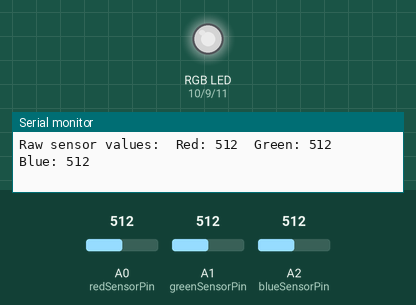
This sketch was run on a simulated Arduino Uno, built with avr-gcc and run on an emulated ATmega328P. Parts: an RGB LED mixed from three pins (HIGH = lit), the last lines printed to the serial monitor. The test bench sets the inputs (shaded band); at power-on: A0 (redSensorPin) = 512, A1 (greenSensorPin) = 512, A2 (blueSensorPin) = 512. Dim RGB values are drawn brighter than linear.

Above: at 1.2 s.
1.3 s: A0 (redSensorPin) set to 408
At 2.4 s:
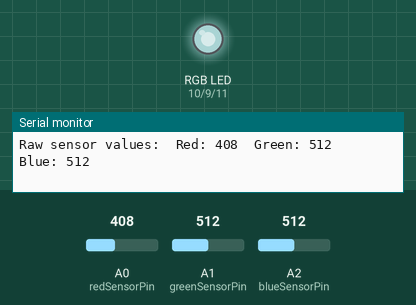
4.3 s: A0 (redSensorPin) set to 381
At 5.9 s:
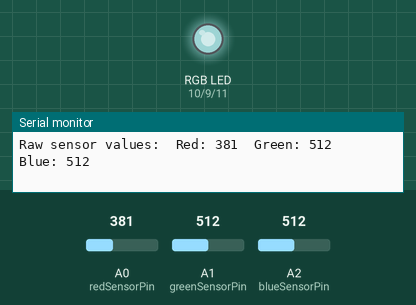
7.3 s: A1 (greenSensorPin) set to 407
At 8.3 s:
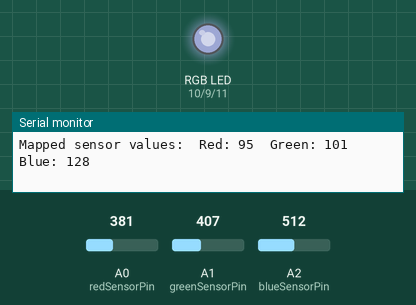
10.3 s: A1 (greenSensorPin) set to 388
At 10.9 s:
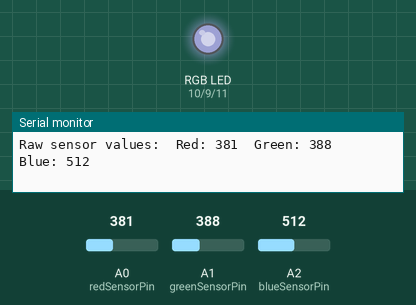
13.3 s: A2 (blueSensorPin) set to 416
At 14.6 s:
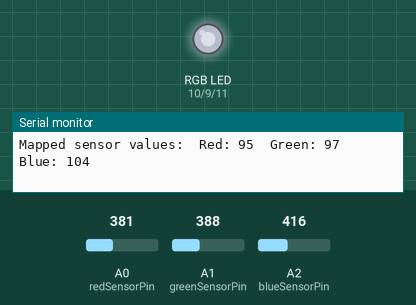
16.3 s: A2 (blueSensorPin) set to 390
At 17.4 s:
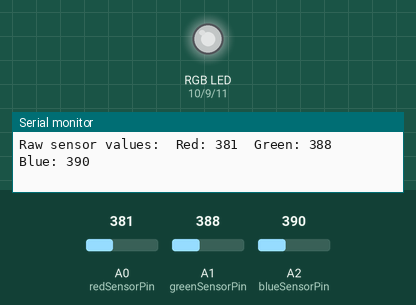
Timing chart, 0 to 19.3 s (numbered marks = the images above; inputs shaded):
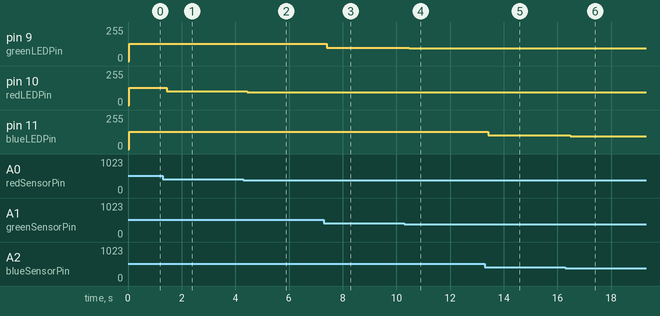

The sketch:

project_4_sketch.ino
```cpp
const int greenLEDPin = 9;     // Create constant for green LED pin
const int redLEDPin = 10;      // Create constant for red LED pin
const int blueLEDPin = 11;     // Create constant for blue LED pin

const int redSensorPin = A0;   // Create constant for red Sensor pin
const int greenSensorPin = A1; // Create constant for green Sensor pin
const int blueSensorPin = A2;  // Create constant for blue Sensor pin

int redValue = 0;              // Create variable for red LED pin value
int greenValue = 0;            // Create variable for green LED pin value
int blueValue = 0;             // Create variable for blue LED pin value

int redSensorValue = 0;        // Create variable for red Sensor pin value
int greenSensorValue = 0;      // Create variable for green Sensor pin value
int blueSensorValue = 0;       // Create variable for blue Sensor pin value

void setup() {
  Serial.begin(9600);           // Open a serial port for logging
  pinMode(greenLEDPin, OUTPUT); // Set green LED pin to OUTPUT
  pinMode(redLEDPin, OUTPUT);   // Set red LED pin to OUTPUT
  pinMode(blueLEDPin, OUTPUT);  // SET blue LED pin to OUTPUT
};

void loop() {
  redSensorValue = analogRead(redSensorPin);      // Read current red Sensor pin analog value
  delay(5);                                       // Wait 5 milliseconds because the ADC takes a millisecond to work
  greenSensorValue = analogRead(greenSensorPin);  // Read current green Sensor pin analog value
  delay(5);
  blueSensorValue = analogRead(blueSensorPin);    // Read current blue Sensor pin analog value

  Serial.print("Raw sensor values:\tRed: ");      // Print Raw Sensor values
  Serial.print(redSensorValue);
  Serial.print("\tGreen: ");
  Serial.print(greenSensorValue);
  Serial.print("\tBlue: ");
  Serial.println(blueSensorValue);

  redValue = redSensorValue / 4;                  // Convert sensor values to analogWrite digestable values
  greenValue = greenSensorValue / 4;              // Because the current value is in a range of 0-1024 and
  blueValue = blueSensorValue / 4;                // analogWrite only accepts a range of 0-255

  Serial.print("Mapped sensor values:\tRed: ");   // Print Mapped Sensor values
  Serial.print(redValue);
  Serial.print("\tGreen: ");
  Serial.print(greenValue);
  Serial.print("\tBlue: ");
  Serial.println(blueValue);

  analogWrite(redLEDPin, redValue);               // Write redValue to redLEDPin
  analogWrite(greenLEDPin, greenValue);           // Write greenValue to greenLEDPin
  analogWrite(blueLEDPin, blueValue);             // Write blueValue to blueLEDPin
};
```

Measured:
- after the input at 1.3 s, pin 10 (redLEDPin): 128/255 → 102/255 after 0.14 s
- after the input at 4.3 s, pin 10 (redLEDPin): 102/255 → 95/255 after 0.14 s
- after the input at 7.3 s, pin 9 (greenLEDPin): 128/255 → 101/255 after 0.11 s
- after the input at 10.3 s, pin 9 (greenLEDPin): 101/255 → 97/255 after 0.19 s
- after the input at 13.3 s, pin 11 (blueLEDPin): 128/255 → 104/255 after 0.13 s
- after the input at 16.3 s, pin 11 (blueLEDPin): 104/255 → 97/255 after 0.17 s
